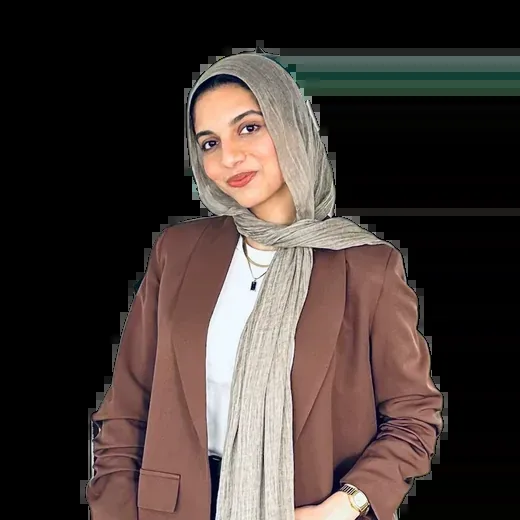
#> input picture current_portrait.png, 520 x 520 px, found by its file name
$ python scratch_edge.py
#> lines starting #> are read from the running program, lines starting #| are printed output that depends on the picture
import cv2
import numpy as np
from PIL import Image

# Read image with alpha
img = cv2.imread(r'e:\PORTFOLIO\current_portrait.png', cv2.IMREAD_UNCHANGED)
#> img is the input picture: shape (520, 520, 4); mean B, G, R, A 53.1, 57.1, 67.9, 102.1
print("Channels:", img.shape)
#| Channels: (520, 520, 4)

b, g, r, a = cv2.split(img)
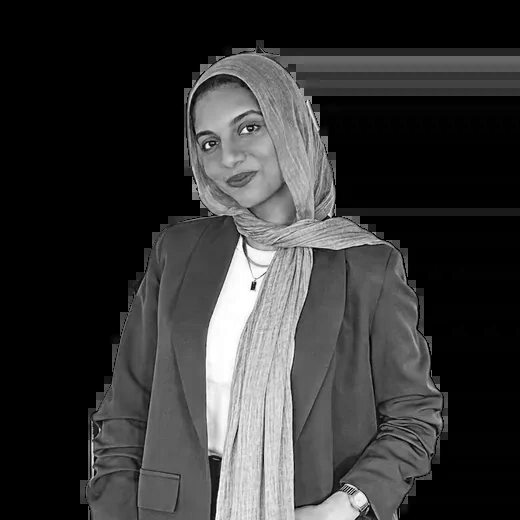
#> b: shape (520, 520); min 0, max 255, mean 53.1
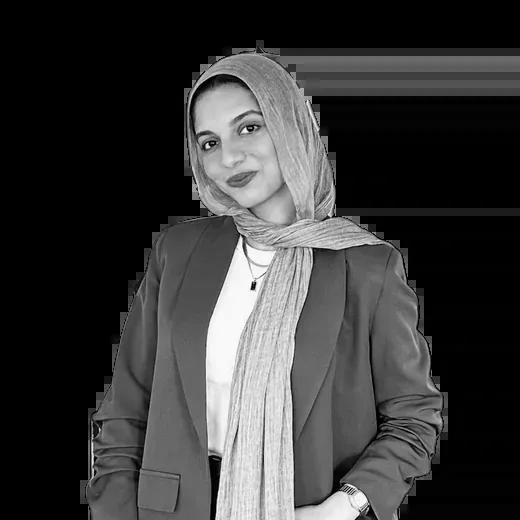
#> g: shape (520, 520); min 0, max 255, mean 57.1
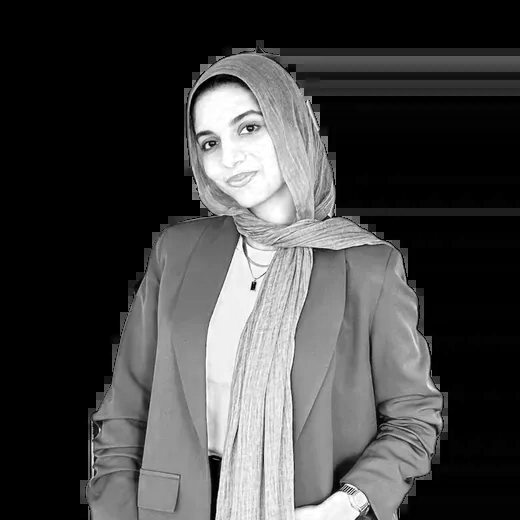
#> r: shape (520, 520); min 0, max 255, mean 67.9
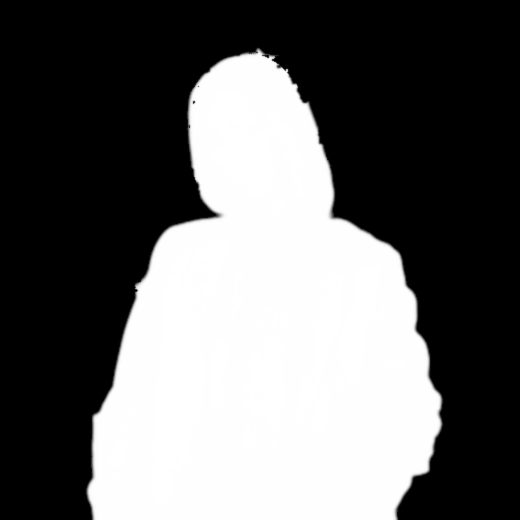
#> a: shape (520, 520); min 0, max 255, mean 102.1

# Let's inspect the alpha channel
# The user's screenshot shows the cutout boundary has jagged pixels, staircasing, and small dark holes/bumps.
# Standard professional technique for matte cleaning:
# 1. Morphological opening/closing on alpha to remove single-pixel holes and protruding jagged specks
kernel = cv2.getStructuringElement(cv2.MORPH_ELLIPSE, (3, 3))
a_clean = cv2.morphologyEx(a, cv2.MORPH_CLOSE, kernel)
# 2. Slight erosion (1 pixel) to eliminate dirty border fringe
a_eroded = cv2.erode(a_clean, kernel, iterations=1)
# 3. Guided filter or bilateral blur on alpha to keep sharp edges while removing pixel-staircasing
a_blur = cv2.GaussianBlur(a_eroded, (3, 3), 0.8)

# Merge back
cleaned_img = cv2.merge([b, g, r, a_blur])
cv2.imwrite(r'e:\PORTFOLIO\portrait_cleaned_cv.png', cleaned_img)
print("Cleaned with OpenCV successfully!")
